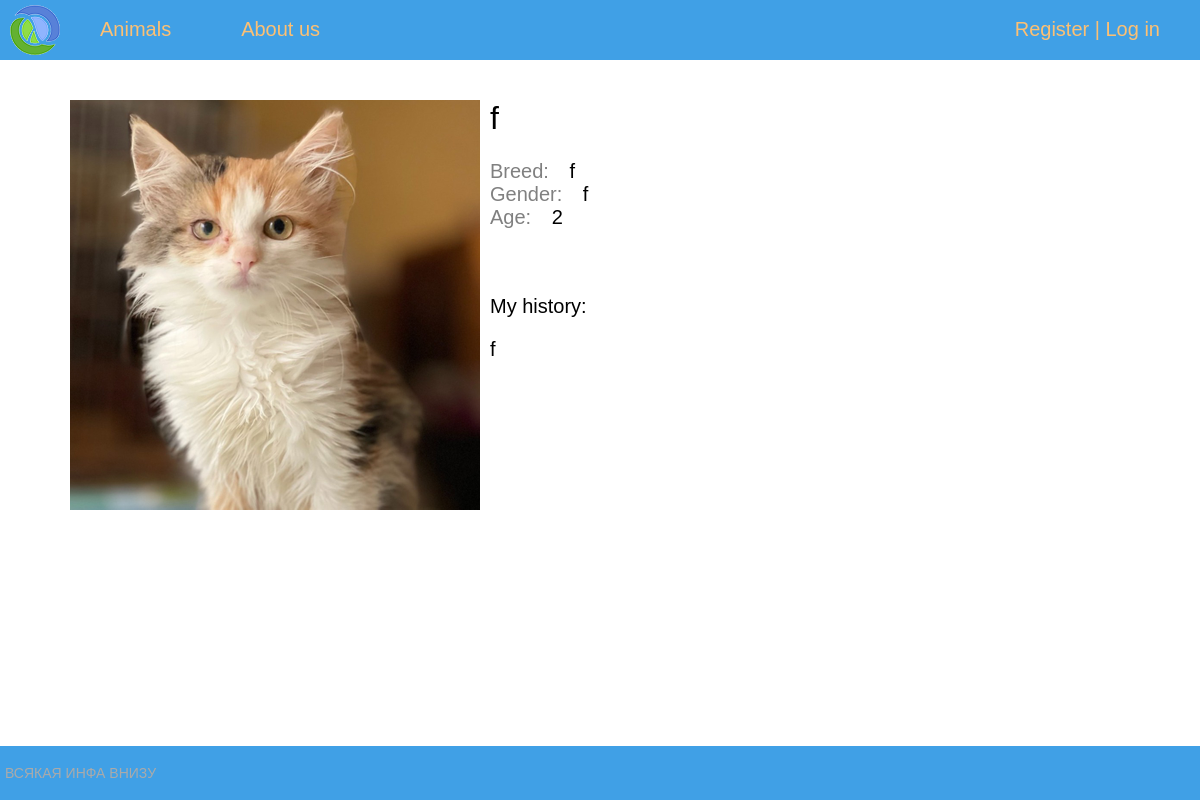
Before: /animals/3/ with the older database file.
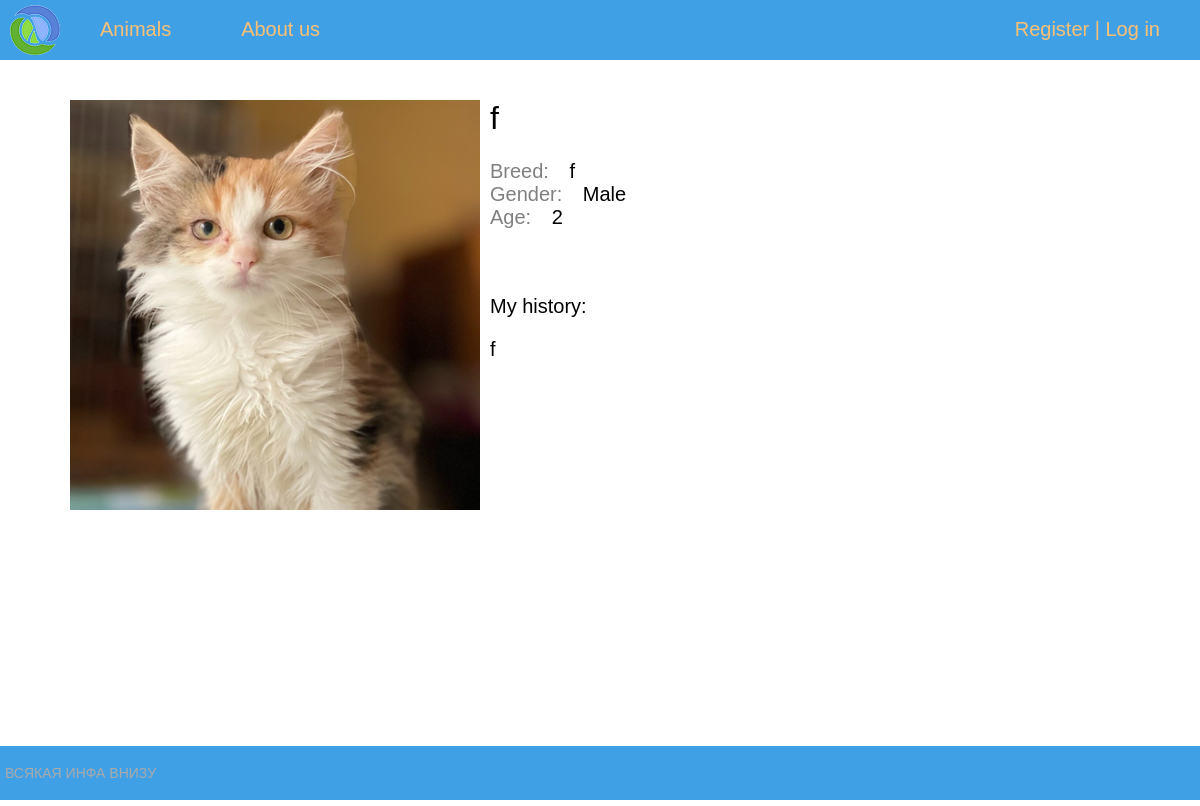
After: the same page with the newer database file.
### shelter/models.py (models this page shows, shortened)
class Animal(models.Model):
    name = models.CharField(max_length=30, default="")
    kind = models.CharField(max_length=15)
    breed = models.CharField(max_length=50)
    age = models.IntegerField(default="")
    color = models.CharField(max_length=50)
    gender = models.CharField(max_length=10)
    discription = models.TextField()
    photo = models.ImageField(upload_to='photos/%Y/%m/%d')
    added = models.DateTimeField(auto_now_add=True)
    edited = models.DateTimeField(auto_now=True)
    class Meta:
        ordering = ('-added',)

### shelter/views.py (the view)
# urls.py: path('animals/<int:animalid>/', AnimalProfile.as_view(), name='animal'),
class AnimalProfile(DataMixin, DetailView):
    model = Animal
    template_name = 'shelter/animal_profile.html'
    pk_url_kwarg = 'animalid'  # make slug
    context_object_name = 'animal'
    def get_context_data(self, *, object_list=None, **kwargs):
        context = super().get_context_data(**kwargs)
        context['title'] = "AAAAAA"  # FIX: display animal name
        context['menu'] = menu
        return context

### shelter/templates/shelter/animal_profile.html
{% extends 'shelter/base.html' %}
{% block content %}
<div class="container">
    <img img class="animal-img" src="{{ animal.photo.url }}">
    <div class="animal-name">
        {{ animal.name }}
    </div>
    <br>
    <div class="row">
        <div class="animal-info">Breed:&nbsp</div>
        <div class="animal-spec">{{ animal.breed }}</div>
    </div>
    <div class="row">
        <div class="animal-info">Gender:&nbsp</div>
        <div class="animal-spec">{{ animal.gender }}</div>
    </div>
    <div class="row">
        <div class="animal-info">Age:&nbsp</div>
        <div class="animal-spec">{{ animal.age }}</div>
    </div>
    <br>
    <br>
    <p>My history:</p>
    <div class="animal-spec">{{ animal.discription }}</div>
</div>
{% endblock content %}

Changed rows visible on the page:
changed Animal: gender "f" → "Male"
